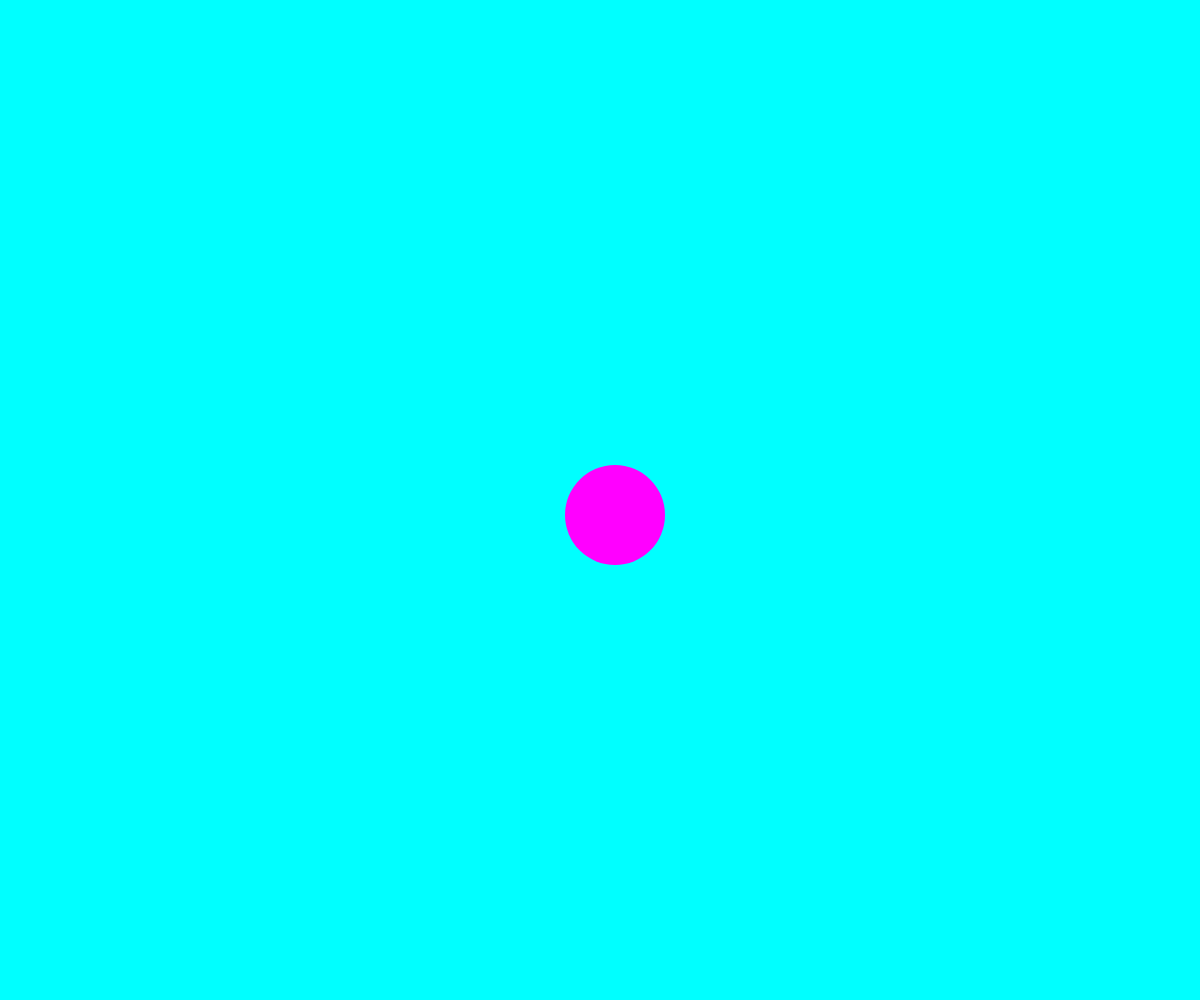
Frame 1 (no input)
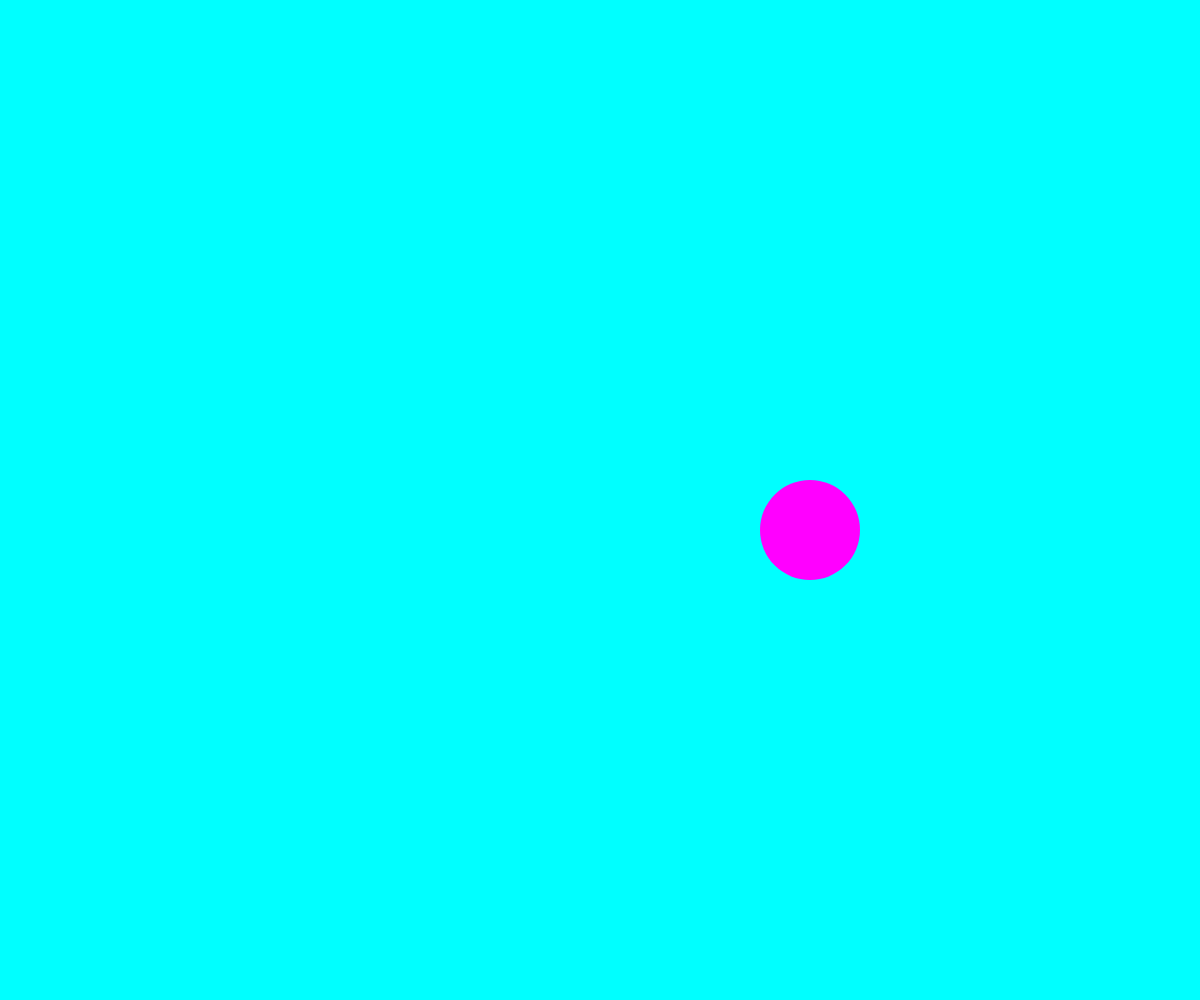
Frame 60 (no input)
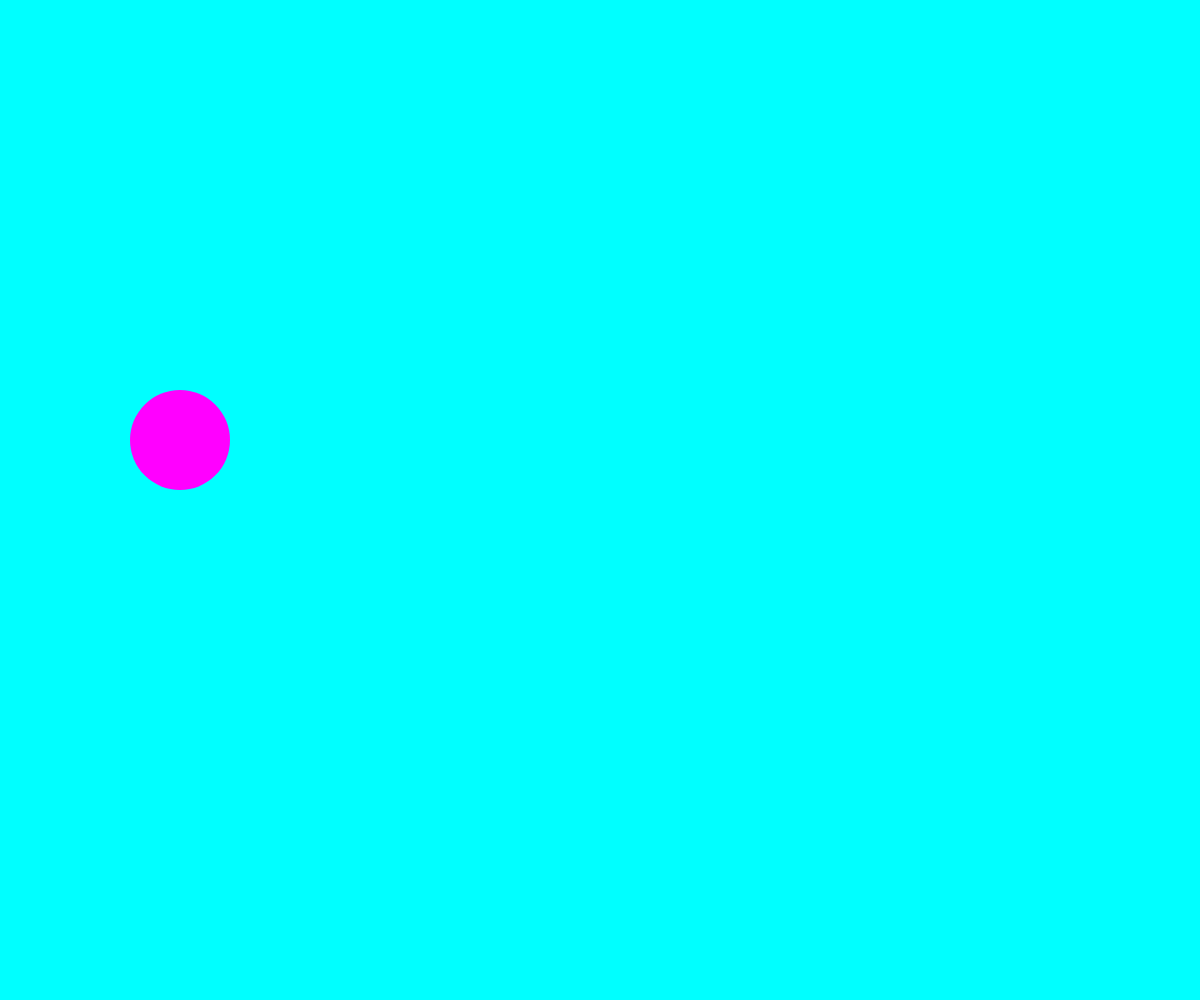
Frame 120 (the mouse pressed at the canvas centre since frame 60)

The p5.js sketch that drew these frames (run headless with seeded random() and noise() and a simulated clock; from frame 60 on, the mouse is pressed at the canvas centre):

// p5.js sketch
// ── sketch.js
var posX, posY, spdX, spdY, canvasColor, colorBall, spd, radiusBall;

function setup() 
{
  createCanvas (windowWidth, windowHeight);
  
  spd = 15;
  radiusBall = 50;
  canvasColor = color (0, 255, 255);
  colorBall = color (255, 0, 255);

  posX = width/2;
  posY = height/2;

  spdX = spd;
  spdY = spd;
}

function draw() 
{
  background(canvasColor);
  velocidade();
  colisao();
  desenha();


function velocidade() 
{

  posX += spdX;
  posY += spdY;

}

function colisao() 
{

  if (posX-radiusBall<0 || posX+radiusBall>width) spdX *= -1;
  if (posY-radiusBall<0 || posY+radiusBall>height) spdY *= -1;

}

function desenha() 
{
  noStroke();
  fill(colorBall);
  ellipseMode(RADIUS);
  ellipse(posX, posY, radiusBall, radiusBall);

}

function windowResized() 
{
  resizeCanvas (windowWidth, windowHeight);
}

}
